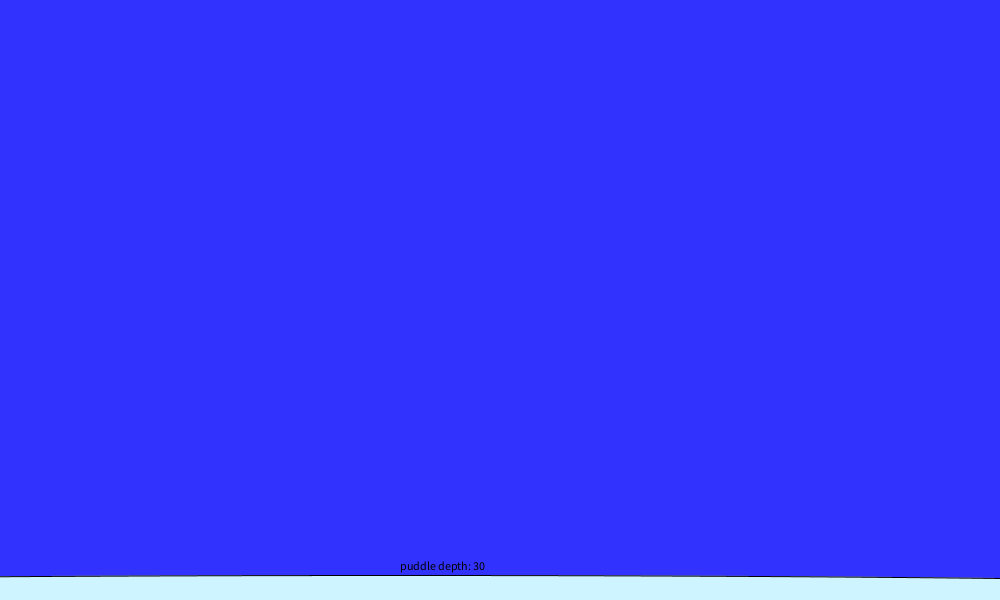
Frame 1 (no input)
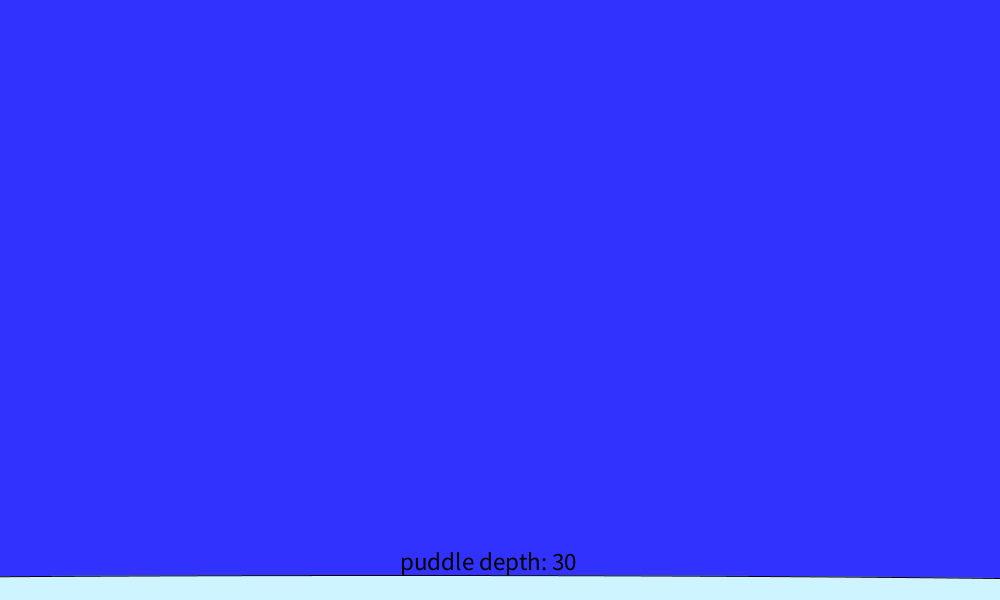
Frame 60 (the mouse pressed at the canvas centre just before this capture)
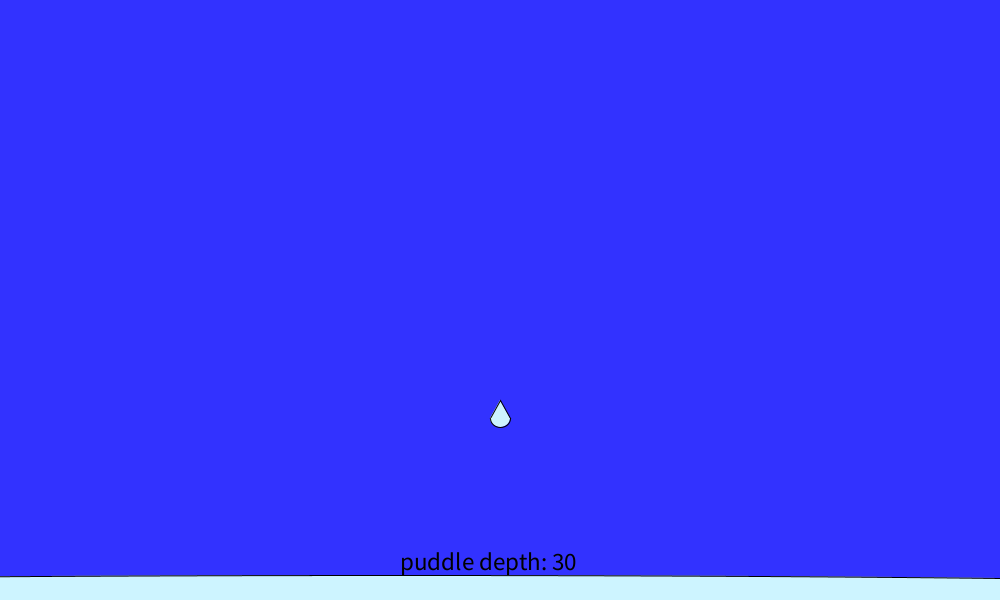
Frame 120 (the mouse held since frame 60 and released just before this capture)

The Processing sketch that drew these frames (run headless with seeded random() and noise(); from frame 60 on, the mouse is pressed at the canvas centre):

// Processing sketch: array_raindrop_malinapatel
// ── array_raindrop_malinapatel.pde
float y = 0;
float [] yLocs = new float[0];
float[] xLocs = new float[0];
float [] speed = new float[0];
int m = 590;
int h = 30;
int s = (int) random (1,6);
void setup() {
  size(1000, 600);
}
void draw() {
  background (50, 50, 300);

  fill (205, 244, 255);
  ellipse (400, m, 2000, h);

  for (int i = 1; i <= speed.length; i = i + 1) {
    raindrop (xLocs[i-1], yLocs[i-1] + y, 20, 18);
    yLocs [i-1] = yLocs [ i -1] + speed [i -1];


    if (yLocs[i -1] >= 550) {
      yLocs[i-1] = 0;
      m = m - 5;
      h = h + 15;
    }
  }
  if ( m <= 335) {
    m = 590;
    h = 30;
  }
  depthofpuddle();
}
void raindrop(float xCenter, float yCenter,
  float w, float h) {
  triangle(xCenter - w/2, yCenter, xCenter + w/2,
    yCenter, xCenter, yCenter - h);

  arc(xCenter, yCenter, w, h, 0, PI);
}

void depthofpuddle() {
  fill (0);
  text ( "puddle depth: " + h, 400, 570 );
  textSize (25);
}


void mousePressed () {
  s = (int) random (1,6);

  yLocs = append( yLocs, mouseY);
  xLocs = append(xLocs, mouseX);
  speed = append( speed, s);
  
}
